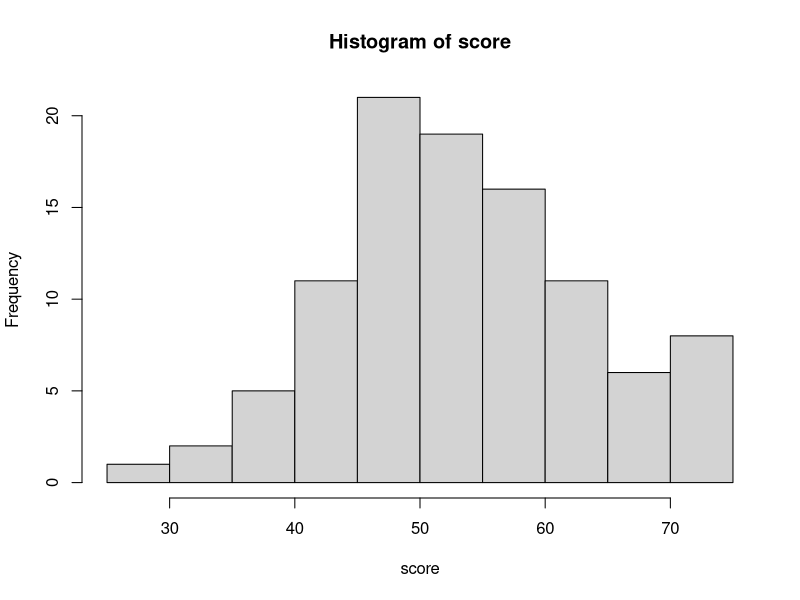
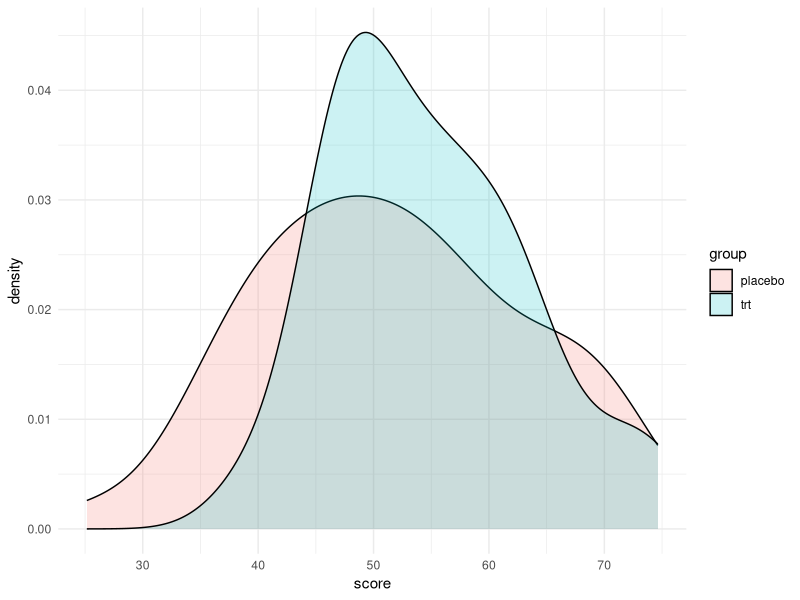
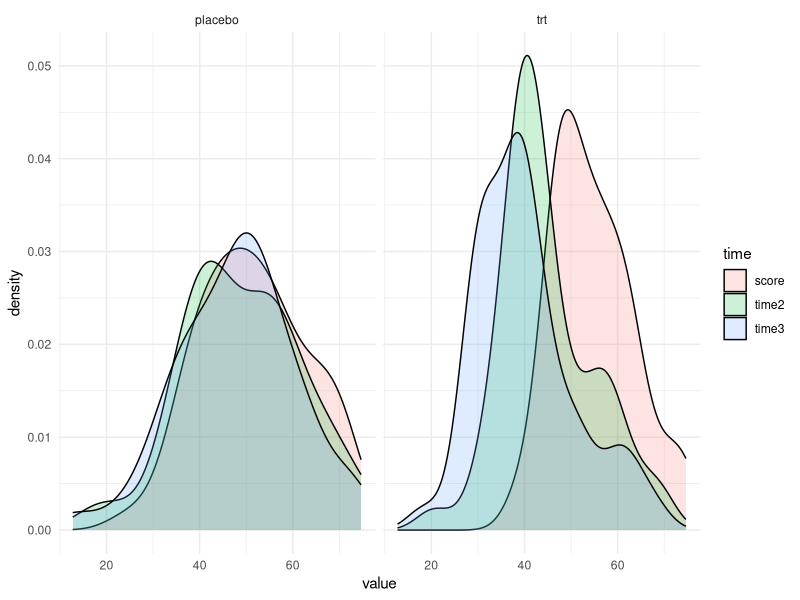
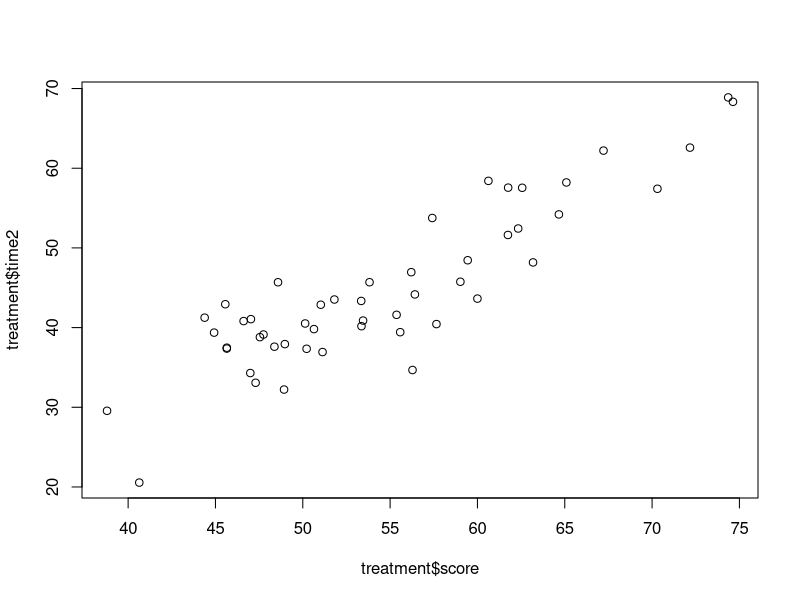
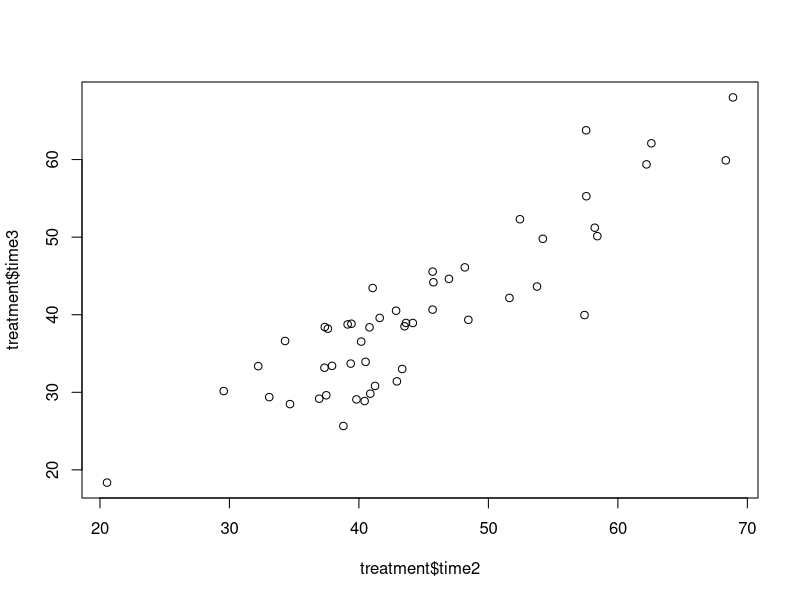
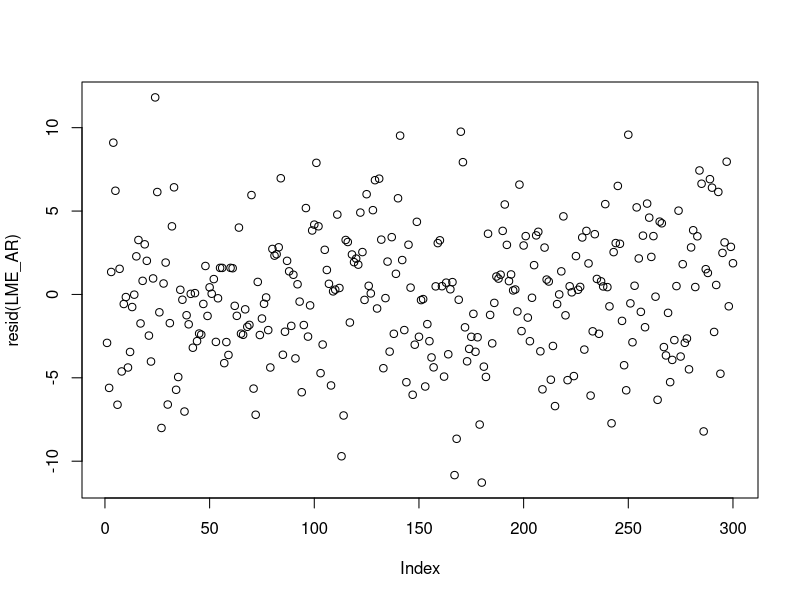
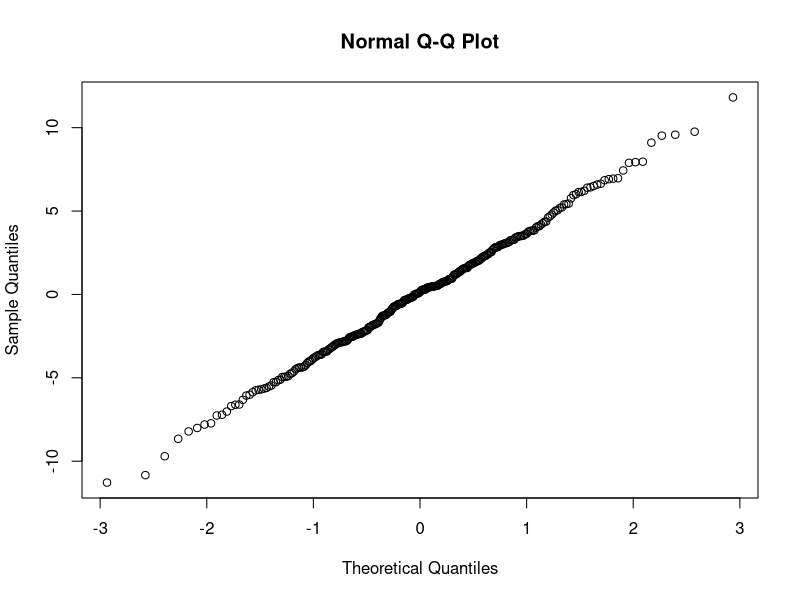
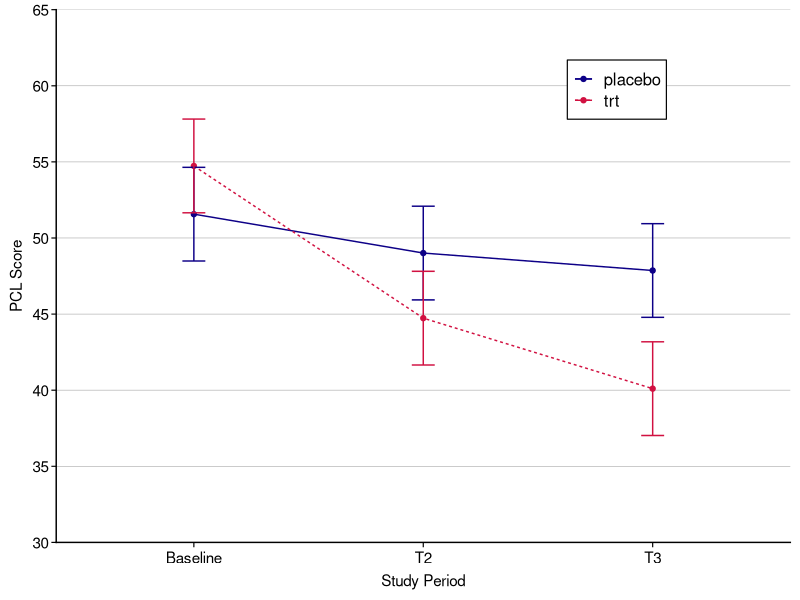

Recreate these plots in R, in order.
## ---- chunk 1
# load libraries
require(ggplot2)
require(tidyverse)
require(lme4)
require(nlme)
require(lmerTest)
require(emmeans)
require(cowplot)
## ---- chunk 2
n = 100 # number of subjects
score <- rnorm(n, 55, 10) # generate data for PCL scores of PTSD patients
hist(score)
mean(score)
## ---- chunk 3
scoreTrt <-  score[1:(n/2)]
scorePlacebo <- score[((n/2)+1):n]
treatment <- data.frame(score = scoreTrt)
placebo <- data.frame(score = scorePlacebo)
treatment$group <- 'trt'
placebo$group <- 'placebo'
# and combine into your new data frame vegLengths
both <- rbind(treatment, placebo)
ggplot(both, aes(x=score, fill = group)) + geom_density(alpha = 0.2) + theme_minimal()
## ---- chunk 4
# in treatment group we remove an average of 10 points
changeTrt1 <- rnorm((n/2),10,5)
changeTrt2 <- rnorm((n/2),5,5)

treatment$time2 <- treatment$score - changeTrt1 
treatment$time3 <- treatment$time2 - changeTrt2 

# now for the plcebo group
changePlacebo1 <- rnorm((n/2),2,5)
changePlacebo2 <- rnorm((n/2),1,5)
placebo$time2 <- placebo$score - changePlacebo1 
placebo$time3 <- placebo$time2 - changePlacebo2 

both <- rbind(treatment, placebo)
both$subject <- as.factor(1:n)
both_long <- pivot_longer(both, cols = c('score','time2','time3'), names_to = 'time')
ggplot(both_long, aes(x=value, fill=time)) + facet_grid(~group) + geom_density(alpha=0.2) + theme_minimal()
## ---- chunk 5
model1 <- lmer(value ~ time * group + (1|subject), data= both_long)
summary(model1)
anova(model1)
## ---- chunk 6
model1.1 <- lmer(value ~ as.factor(time) * group + (1|subject), data= both_long)
summary(model1.1)
anova(model1.1)
## ---- chunk 7
model2 <- lmer(value ~ time * group + (1|group/subject), data= both_long)
summary(model2)
anova(model2)
## ---- chunk 8
# first build the dataset
both2 <- both
both2$baseline <- both2$score
both2_long <- pivot_longer(both2, cols = c('score','time2','time3'), names_to = 'time')
## ---- chunk 9
model3 <- lmer(value ~ time * group + baseline + (1|subject), data= both2_long)
summary(model3)
#anova(model3)
## ---- chunk 10
model3.1 <- lmer(value ~ as.factor(time) * group + baseline + (1|subject), data= both2_long)
summary(model3.1)
#anova(model3)
## ---- chunk 11
both2_long2 <- dplyr::filter(both2_long, time!='score')
model4 <- lmer(value ~ time * group + baseline + (1|group/subject), data= both2_long2)
summary(model4)
anova(model4)
## ---- chunk 12
model4.1 <- lmer(value ~ as.factor(time) * group + baseline + (1|group/subject), data= both2_long2)
summary(model4.1)
anova(model4.1)

## ---- chunk 13
p1 <- plot(treatment$score, treatment$time2)
cor.test(treatment$score, treatment$time2)
p2 <- plot(treatment$time2, treatment$time3)
cor.test(treatment$time2, treatment$time3)
## ---- chunk 14
LME_CS <- lme(value ~ as.factor(time) * group,
              random = ~ 1 | subject,  
              correlation=corCompSymm(form=~ 1 | subject),
              data=both2_long,
              na.action = "na.exclude")

summary(LME_CS)
## ---- chunk 15
LME_US <- lme(value ~ as.factor(time) * group,
              random = ~ 1 | subject,  
              correlation=corSymm(form=~ 1 | subject),
              data=both2_long,
              na.action = "na.exclude")

summary(LME_US)
## ---- chunk 16
LME_AR <- lme(value ~ as.factor(time) * group,
              random = ~ 1 | subject,  
              correlation=corAR1(form=~ 1 | subject),
              data=both2_long,
              na.action = "na.exclude")

summary(LME_AR)
## ---- chunk 17
anova(LME_CS, LME_AR, LME_US)
## ---- chunk 18
plot(resid(LME_AR))
## ---- chunk 19
qqnorm(resid(LME_AR))
## ---- chunk 20
emmeans(LME_AR, ~ group*as.factor(time))
## ---- chunk 21
## Extract adjusted means
Adjusted_means_fix <- as_tibble(emmeans(LME_AR, ~ group*time)) %>% 
  mutate(time = as.factor(time))

L1 <- ggplot(Adjusted_means_fix, aes(x=time, y = Outcome)) +
  geom_line(data = Adjusted_means_fix , aes(x = time, y = emmean, 
                                            group = group,
                                            color=group,
                                            linetype = group)) +
  geom_point(data = Adjusted_means_fix, aes(x = time, y = emmean, 
                                            group = group,
                                            color=group), 
             size = 1.5) +
  geom_errorbar(data = Adjusted_means_fix, aes(x = time, y = emmean, 
                                               ymin = lower.CL, ymax = upper.CL,
                                               color = group), 
                width = .1) +
  scale_y_continuous(expand = c(0,0),
                     limits = c(30, 65),
                     breaks = c(30,35,40, 45, 50, 55, 60, 65)) +
  scale_x_discrete(
    breaks = c("score","time2","time3"),
    label = c("Baseline", "T2", "T3")) +
  ylab("PCL Score") +
  xlab("Study Period") +
  theme_cowplot() +
  scale_color_manual(values=c("#0D0087FF", "#d11141"),
                     labels = c("placebo", "trt")) +
  theme(
    plot.title = element_text(size=11),
    axis.title.x = element_text(size=11, 
                                margin = margin(t = 5, r = 0, b = 0, l = 0), 
                                colour = "black"),
    axis.title.y = element_text(size=11, 
                                margin = margin(t = 0, r = 5, b = 0, l = 0), 
                                colour = "black"),
    axis.text.x = element_text(size=11, color = "black"),
    axis.text.y = element_text(size=11, color = "black", 
                               margin = margin(t = 0, r = 2, b = 0, l = 0)),
    axis.ticks = element_line(colour = "black", size=0.4),
    panel.grid.major.x = element_blank(), 
    panel.grid.major.y = element_line(size=.2, color="grey66"), 
    panel.grid.minor.y = element_blank(), 
    panel.grid.minor.x = element_blank(),
    legend.position = c(.70, .85),
    legend.title = element_blank(),
    legend.margin = margin(t = 3, r = 2, b = 3, l = 2),
    legend.box.background = element_rect(fill = "white", color="black", size=0.4),
    legend.box.margin = margin(t = 3, r = 2, b = 3, l = 2))
L1
